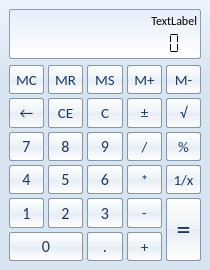
<?xml version="1.0" encoding="UTF-8"?>
<ui version="4.0">
 <class>MainWindow</class>
 <widget class="QMainWindow" name="MainWindow">
  <property name="geometry">
   <rect>
    <x>0</x>
    <y>0</y>
    <width>210</width>
    <height>270</height>
   </rect>
  </property>
  <property name="windowTitle">
   <string>Calculator</string>
  </property>
  <property name="styleSheet">
   <string notr="true">QMainWindow{
	background-color: qlineargradient(spread:pad, x1:0, y1:0, x2:0, y2:1, stop:0 #EDF4FC, stop:0.3 #D9E4F1, stop:1 #D9E4F1);
}

QPushButton{
	background-color: qlineargradient(spread:pad, x1:0, y1:0, x2:0, y2:1, stop:0 rgba(255, 255, 255, 255), stop:0.468927 rgba(237, 243, 247, 255), stop:0.514124 rgba(231, 237, 245, 255), stop:1 rgba(255, 255, 255, 255));
	color:rgb(30, 57, 91);
	border-style: solid;
	border-radius: 2px;
    border-width: 1px;
    border-color: rgb(135, 151, 170);
}

QPushButton:hover { 
	background-color: qlineargradient(spread:pad, x1:0, y1:0, x2:0, y2:1, stop:0 rgba(255, 255, 255, 255), stop:0.468927 rgba(255, 226, 194, 255), stop:0.514124 rgba(255, 207, 106, 255), stop:1 rgba(255, 255, 255, 255));
	border-color: rgb(255, 219, 0);
} 

QPushButton::pressed{  
	background-color: qlineargradient(spread:pad, x1:0, y1:0, x2:0, y2:1, stop:0 rgba(238, 203, 142, 255), stop:0.468927 rgba(238, 203, 142, 255), stop:0.514124 rgba(245, 187, 87, 255), stop:1 rgba(244, 215, 138, 255));
    border-color: #C29B29;
}  </string>
  </property>
  <widget class="QWidget" name="centralwidget">
   <layout class="QVBoxLayout" name="verticalLayout_2" stretch="1,5">
    <item>
     <widget class="QFrame" name="frame">
      <property name="styleSheet">
       <string notr="true">QFrame#frame{
	background-color: qlineargradient(spread:pad, x1:0, y1:0, x2:0, y2:1, stop:0 #E5EEFB, stop:1 #FFFFFF);
	border-style: solid;
	border-radius: 2px;
    border-width: 1px;
    border-color: #8E9CAD;
}</string>
      </property>
      <layout class="QVBoxLayout" name="verticalLayout" stretch="1,3">
       <property name="spacing">
        <number>3</number>
       </property>
       <property name="leftMargin">
        <number>3</number>
       </property>
       <property name="topMargin">
        <number>3</number>
       </property>
       <property name="rightMargin">
        <number>3</number>
       </property>
       <property name="bottomMargin">
        <number>3</number>
       </property>
       <item>
        <widget class="QLabel" name="label">
         <property name="font">
          <font>
           <family>Calibri</family>
          </font>
         </property>
         <property name="text">
          <string>TextLabel</string>
         </property>
         <property name="scaledContents">
          <bool>true</bool>
         </property>
         <property name="alignment">
          <set>Qt::AlignRight|Qt::AlignTrailing|Qt::AlignVCenter</set>
         </property>
        </widget>
       </item>
       <item>
        <widget class="QLCDNumber" name="lcdNumber">
         <property name="frameShape">
          <enum>QFrame::NoFrame</enum>
         </property>
         <property name="digitCount">
          <number>15</number>
         </property>
         <property name="segmentStyle">
          <enum>QLCDNumber::Flat</enum>
         </property>
        </widget>
       </item>
      </layout>
     </widget>
    </item>
    <item>
     <layout class="QGridLayout" name="gridLayout">
      <property name="spacing">
       <number>4</number>
      </property>
      <item row="0" column="0">
       <widget class="QPushButton" name="pushButton_Sym_MC">
        <property name="sizePolicy">
         <sizepolicy hsizetype="Ignored" vsizetype="Preferred">
          <horstretch>0</horstretch>
          <verstretch>0</verstretch>
         </sizepolicy>
        </property>
        <property name="font">
         <font>
          <family>Calibri</family>
          <pointsize>11</pointsize>
         </font>
        </property>
        <property name="text">
         <string>MC</string>
        </property>
       </widget>
      </item>
      <item row="0" column="1">
       <widget class="QPushButton" name="pushButton_Sym_MR">
        <property name="sizePolicy">
         <sizepolicy hsizetype="Ignored" vsizetype="Preferred">
          <horstretch>0</horstretch>
          <verstretch>0</verstretch>
         </sizepolicy>
        </property>
        <property name="font">
         <font>
          <family>Calibri</family>
          <pointsize>11</pointsize>
         </font>
        </property>
        <property name="text">
         <string>MR</string>
        </property>
       </widget>
      </item>
      <item row="0" column="2">
       <widget class="QPushButton" name="pushButton_Sym_MS">
        <property name="sizePolicy">
         <sizepolicy hsizetype="Ignored" vsizetype="Preferred">
          <horstretch>0</horstretch>
          <verstretch>0</verstretch>
         </sizepolicy>
        </property>
        <property name="font">
         <font>
          <family>Calibri</family>
          <pointsize>11</pointsize>
         </font>
        </property>
        <property name="text">
         <string>MS</string>
        </property>
       </widget>
      </item>
      <item row="0" column="3">
       <widget class="QPushButton" name="pushButton_Sym_MAdd">
        <property name="sizePolicy">
         <sizepolicy hsizetype="Ignored" vsizetype="Preferred">
          <horstretch>0</horstretch>
          <verstretch>0</verstretch>
         </sizepolicy>
        </property>
        <property name="font">
         <font>
          <family>Calibri</family>
          <pointsize>11</pointsize>
         </font>
        </property>
        <property name="text">
         <string>M+</string>
        </property>
       </widget>
      </item>
      <item row="0" column="4">
       <widget class="QPushButton" name="pushButton_Sym_MMinus">
        <property name="sizePolicy">
         <sizepolicy hsizetype="Ignored" vsizetype="Preferred">
          <horstretch>0</horstretch>
          <verstretch>0</verstretch>
         </sizepolicy>
        </property>
        <property name="font">
         <font>
          <family>Calibri</family>
          <pointsize>11</pointsize>
         </font>
        </property>
        <property name="text">
         <string>M-</string>
        </property>
       </widget>
      </item>
      <item row="1" column="0">
       <widget class="QPushButton" name="pushButton_Sym_Back">
        <property name="sizePolicy">
         <sizepolicy hsizetype="Ignored" vsizetype="Preferred">
          <horstretch>0</horstretch>
          <verstretch>0</verstretch>
         </sizepolicy>
        </property>
        <property name="font">
         <font>
          <family>Calibri</family>
          <pointsize>11</pointsize>
         </font>
        </property>
        <property name="text">
         <string>←</string>
        </property>
        <property name="shortcut">
         <string>Backspace</string>
        </property>
       </widget>
      </item>
      <item row="1" column="1">
       <widget class="QPushButton" name="pushButton_Sym_CE">
        <property name="sizePolicy">
         <sizepolicy hsizetype="Ignored" vsizetype="Preferred">
          <horstretch>0</horstretch>
          <verstretch>0</verstretch>
         </sizepolicy>
        </property>
        <property name="font">
         <font>
          <family>Calibri</family>
          <pointsize>11</pointsize>
         </font>
        </property>
        <property name="text">
         <string>CE</string>
        </property>
        <property name="shortcut">
         <string>Del</string>
        </property>
       </widget>
      </item>
      <item row="1" column="2">
       <widget class="QPushButton" name="pushButton_Sym_C">
        <property name="sizePolicy">
         <sizepolicy hsizetype="Ignored" vsizetype="Preferred">
          <horstretch>0</horstretch>
          <verstretch>0</verstretch>
         </sizepolicy>
        </property>
        <property name="font">
         <font>
          <family>Calibri</family>
          <pointsize>11</pointsize>
         </font>
        </property>
        <property name="text">
         <string>C</string>
        </property>
        <property name="shortcut">
         <string>Esc</string>
        </property>
       </widget>
      </item>
      <item row="1" column="3">
       <widget class="QPushButton" name="pushButton_Sym_Opposite">
        <property name="sizePolicy">
         <sizepolicy hsizetype="Ignored" vsizetype="Preferred">
          <horstretch>0</horstretch>
          <verstretch>0</verstretch>
         </sizepolicy>
        </property>
        <property name="font">
         <font>
          <family>Calibri</family>
          <pointsize>11</pointsize>
         </font>
        </property>
        <property name="text">
         <string>±</string>
        </property>
       </widget>
      </item>
      <item row="1" column="4">
       <widget class="QPushButton" name="pushButton_Sym_Sqrt">
        <property name="sizePolicy">
         <sizepolicy hsizetype="Ignored" vsizetype="Preferred">
          <horstretch>0</horstretch>
          <verstretch>0</verstretch>
         </sizepolicy>
        </property>
        <property name="font">
         <font>
          <family>Calibri</family>
          <pointsize>11</pointsize>
         </font>
        </property>
        <property name="text">
         <string>√</string>
        </property>
       </widget>
      </item>
      <item row="2" column="0">
       <widget class="QPushButton" name="pushButton_Num_7">
        <property name="sizePolicy">
         <sizepolicy hsizetype="Ignored" vsizetype="Preferred">
          <horstretch>0</horstretch>
          <verstretch>0</verstretch>
         </sizepolicy>
        </property>
        <property name="font">
         <font>
          <family>Calibri</family>
          <pointsize>12</pointsize>
         </font>
        </property>
        <property name="text">
         <string>7</string>
        </property>
        <property name="shortcut">
         <string>7</string>
        </property>
       </widget>
      </item>
      <item row="2" column="1">
       <widget class="QPushButton" name="pushButton_Num_8">
        <property name="sizePolicy">
         <sizepolicy hsizetype="Ignored" vsizetype="Preferred">
          <horstretch>0</horstretch>
          <verstretch>0</verstretch>
         </sizepolicy>
        </property>
        <property name="font">
         <font>
          <family>Calibri</family>
          <pointsize>12</pointsize>
         </font>
        </property>
        <property name="text">
         <string>8</string>
        </property>
        <property name="shortcut">
         <string>8</string>
        </property>
       </widget>
      </item>
      <item row="2" column="2">
       <widget class="QPushButton" name="pushButton_Num_9">
        <property name="sizePolicy">
         <sizepolicy hsizetype="Ignored" vsizetype="Preferred">
          <horstretch>0</horstretch>
          <verstretch>0</verstretch>
         </sizepolicy>
        </property>
        <property name="font">
         <font>
          <family>Calibri</family>
          <pointsize>12</pointsize>
         </font>
        </property>
        <property name="text">
         <string>9</string>
        </property>
        <property name="shortcut">
         <string>9</string>
        </property>
       </widget>
      </item>
      <item row="2" column="3">
       <widget class="QPushButton" name="pushButton_Sym_Divide">
        <property name="sizePolicy">
         <sizepolicy hsizetype="Ignored" vsizetype="Preferred">
          <horstretch>0</horstretch>
          <verstretch>0</verstretch>
         </sizepolicy>
        </property>
        <property name="font">
         <font>
          <family>Calibri</family>
          <pointsize>11</pointsize>
         </font>
        </property>
        <property name="text">
         <string>/</string>
        </property>
        <property name="shortcut">
         <string>/</string>
        </property>
       </widget>
      </item>
      <item row="2" column="4">
       <widget class="QPushButton" name="pushButton_Sym_Percent">
        <property name="sizePolicy">
         <sizepolicy hsizetype="Ignored" vsizetype="Preferred">
          <horstretch>0</horstretch>
          <verstretch>0</verstretch>
         </sizepolicy>
        </property>
        <property name="font">
         <font>
          <family>Calibri</family>
          <pointsize>11</pointsize>
         </font>
        </property>
        <property name="text">
         <string>%</string>
        </property>
        <property name="shortcut">
         <string>%</string>
        </property>
       </widget>
      </item>
      <item row="3" column="0">
       <widget class="QPushButton" name="pushButton_Num_4">
        <property name="sizePolicy">
         <sizepolicy hsizetype="Ignored" vsizetype="Preferred">
          <horstretch>0</horstretch>
          <verstretch>0</verstretch>
         </sizepolicy>
        </property>
        <property name="font">
         <font>
          <family>Calibri</family>
          <pointsize>12</pointsize>
         </font>
        </property>
        <property name="text">
         <string>4</string>
        </property>
        <property name="shortcut">
         <string>4</string>
        </property>
       </widget>
      </item>
      <item row="3" column="1">
       <widget class="QPushButton" name="pushButton_Num_5">
        <property name="sizePolicy">
         <sizepolicy hsizetype="Ignored" vsizetype="Preferred">
          <horstretch>0</horstretch>
          <verstretch>0</verstretch>
         </sizepolicy>
        </property>
        <property name="font">
         <font>
          <family>Calibri</family>
          <pointsize>12</pointsize>
         </font>
        </property>
        <property name="text">
         <string>5</string>
        </property>
        <property name="shortcut">
         <string>5</string>
        </property>
       </widget>
      </item>
      <item row="3" column="2">
       <widget class="QPushButton" name="pushButton_Num_6">
        <property name="sizePolicy">
         <sizepolicy hsizetype="Ignored" vsizetype="Preferred">
          <horstretch>0</horstretch>
          <verstretch>0</verstretch>
         </sizepolicy>
        </property>
        <property name="font">
         <font>
          <family>Calibri</family>
          <pointsize>12</pointsize>
         </font>
        </property>
        <property name="text">
         <string>6</string>
        </property>
        <property name="shortcut">
         <string>6</string>
        </property>
       </widget>
      </item>
      <item row="3" column="3">
       <widget class="QPushButton" name="pushButton_Sym_Multiply">
        <property name="sizePolicy">
         <sizepolicy hsizetype="Ignored" vsizetype="Preferred">
          <horstretch>0</horstretch>
          <verstretch>0</verstretch>
         </sizepolicy>
        </property>
        <property name="font">
         <font>
          <family>Calibri</family>
          <pointsize>11</pointsize>
         </font>
        </property>
        <property name="text">
         <string>*</string>
        </property>
        <property name="shortcut">
         <string>*</string>
        </property>
       </widget>
      </item>
      <item row="3" column="4">
       <widget class="QPushButton" name="pushButton_Sym_Reciprocal">
        <property name="sizePolicy">
         <sizepolicy hsizetype="Ignored" vsizetype="Preferred">
          <horstretch>0</horstretch>
          <verstretch>0</verstretch>
         </sizepolicy>
        </property>
        <property name="font">
         <font>
          <family>Calibri</family>
          <pointsize>11</pointsize>
         </font>
        </property>
        <property name="text">
         <string>1/x</string>
        </property>
       </widget>
      </item>
      <item row="4" column="0">
       <widget class="QPushButton" name="pushButton_Num_1">
        <property name="sizePolicy">
         <sizepolicy hsizetype="Ignored" vsizetype="Preferred">
          <horstretch>0</horstretch>
          <verstretch>0</verstretch>
         </sizepolicy>
        </property>
        <property name="font">
         <font>
          <family>Calibri</family>
          <pointsize>12</pointsize>
         </font>
        </property>
        <property name="text">
         <string>1</string>
        </property>
        <property name="shortcut">
         <string>1</string>
        </property>
       </widget>
      </item>
      <item row="4" column="1">
       <widget class="QPushButton" name="pushButton_Num_2">
        <property name="sizePolicy">
         <sizepolicy hsizetype="Ignored" vsizetype="Preferred">
          <horstretch>0</horstretch>
          <verstretch>0</verstretch>
         </sizepolicy>
        </property>
        <property name="font">
         <font>
          <family>Calibri</family>
          <pointsize>12</pointsize>
         </font>
        </property>
        <property name="text">
         <string>2</string>
        </property>
        <property name="shortcut">
         <string>2</string>
        </property>
       </widget>
      </item>
      <item row="4" column="2">
       <widget class="QPushButton" name="pushButton_Num_3">
        <property name="sizePolicy">
         <sizepolicy hsizetype="Ignored" vsizetype="Preferred">
          <horstretch>0</horstretch>
          <verstretch>0</verstretch>
         </sizepolicy>
        </property>
        <property name="font">
         <font>
          <family>Calibri</family>
          <pointsize>12</pointsize>
         </font>
        </property>
        <property name="text">
         <string>3</string>
        </property>
        <property name="shortcut">
         <string>3</string>
        </property>
       </widget>
      </item>
      <item row="4" column="3">
       <widget class="QPushButton" name="pushButton_Sym_Minus">
        <property name="sizePolicy">
         <sizepolicy hsizetype="Ignored" vsizetype="Preferred">
          <horstretch>0</horstretch>
          <verstretch>0</verstretch>
         </sizepolicy>
        </property>
        <property name="font">
         <font>
          <family>Calibri</family>
          <pointsize>11</pointsize>
         </font>
        </property>
        <property name="text">
         <string>-</string>
        </property>
        <property name="shortcut">
         <string>-</string>
        </property>
       </widget>
      </item>
      <item row="4" column="4" rowspan="2">
       <widget class="QPushButton" name="pushButton_Sym_Equal">
        <property name="sizePolicy">
         <sizepolicy hsizetype="Ignored" vsizetype="Preferred">
          <horstretch>0</horstretch>
          <verstretch>0</verstretch>
         </sizepolicy>
        </property>
        <property name="font">
         <font>
          <family>Calibri</family>
          <pointsize>21</pointsize>
         </font>
        </property>
        <property name="text">
         <string>=</string>
        </property>
        <property name="shortcut">
         <string>Return</string>
        </property>
       </widget>
      </item>
      <item row="5" column="0" colspan="2">
       <widget class="QPushButton" name="pushButton_Num_0">
        <property name="sizePolicy">
         <sizepolicy hsizetype="Ignored" vsizetype="Preferred">
          <horstretch>0</horstretch>
          <verstretch>0</verstretch>
         </sizepolicy>
        </property>
        <property name="font">
         <font>
          <family>Calibri</family>
          <pointsize>12</pointsize>
         </font>
        </property>
        <property name="styleSheet">
         <string notr="true"/>
        </property>
        <property name="text">
         <string>0</string>
        </property>
       </widget>
      </item>
      <item row="5" column="3">
       <widget class="QPushButton" name="pushButton_Sym_Add">
        <property name="sizePolicy">
         <sizepolicy hsizetype="Ignored" vsizetype="Preferred">
          <horstretch>0</horstretch>
          <verstretch>0</verstretch>
         </sizepolicy>
        </property>
        <property name="font">
         <font>
          <family>Calibri</family>
          <pointsize>11</pointsize>
         </font>
        </property>
        <property name="text">
         <string>+</string>
        </property>
        <property name="shortcut">
         <string>+</string>
        </property>
       </widget>
      </item>
      <item row="5" column="2">
       <widget class="QPushButton" name="pushButton_Sym_Dot">
        <property name="sizePolicy">
         <sizepolicy hsizetype="Ignored" vsizetype="Preferred">
          <horstretch>0</horstretch>
          <verstretch>0</verstretch>
         </sizepolicy>
        </property>
        <property name="font">
         <font>
          <family>Calibri</family>
          <pointsize>12</pointsize>
         </font>
        </property>
        <property name="text">
         <string>.</string>
        </property>
        <property name="shortcut">
         <string>.</string>
        </property>
       </widget>
      </item>
     </layout>
    </item>
   </layout>
  </widget>
 </widget>
 <resources/>
 <connections/>
</ui>
